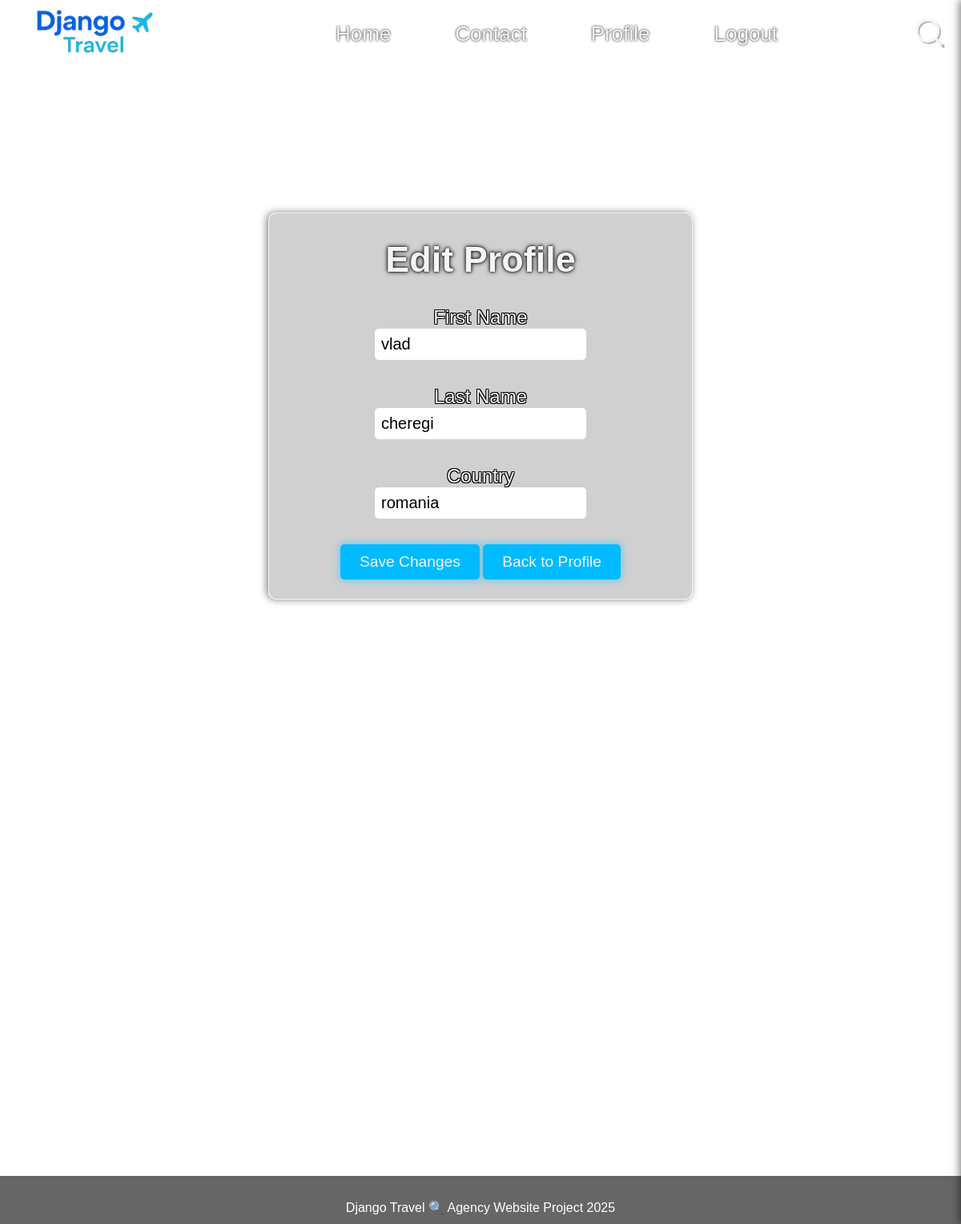
The page /profile/vlad/edit/ (signed in) on the database its author committed.
### accounts/models.py (models this page shows, shortened)
class CustomUser(AbstractUser):
    username = models.CharField(
        unique=True,
        validators=[username_validator],
        max_length=20,
        )
    email = models.EmailField(
            unique=True,
            validators=[EmailValidator()], # Use Django's built-in EmailValidator
            max_length=254,
        )
    groups = models.ManyToManyField('auth.Group',
                                    related_name='customuser_set',
                                    blank=True)
    user_permissions = models.ManyToManyField('auth.Permission',
                                              related_name='customuser_permissions',
                                              blank=True)
    name = models.CharField(max_length=50, blank=True, help_text="First name of the user")
    surname = models.CharField(max_length=50, blank=True, help_text="Last name of the user")
    country = models.CharField(max_length=50, blank=True, help_text="Country of the user")

### accounts/views/profile_views.py (the view, shortened to what this page needs)
# urls.py: path('profile/<str:username>/edit/', EditProfileView.as_view(), name='edit_profile'),
class EditProfileView(LoginRequiredMixin, UpdateView):
    model = CustomUser
    form_class = CustomUserForm
    template_name = 'accounts/profile/edit_profile.html'
    slug_field = 'username'
    slug_url_kwarg = 'username'
    def dispatch(self, request, *args, **kwargs):
        user = self.get_object()
        if user != request.user:
            return redirect('home')
        return super().dispatch(request, *args, **kwargs)

### accounts/forms.py
class CustomUserForm(ModelForm):
    class Meta:
        model = CustomUser
        fields = ['name', 'surname', 'country']
    name = forms.CharField(
        max_length=100,
        widget=forms.TextInput(attrs={
            'autofocus': 'autofocus',
            'autocomplete': 'name'
        })
    )
    surname = forms.CharField(
        max_length=100,
        widget=forms.TextInput(attrs={
            'autocomplete': 'surname'
        })
    )
    country = forms.CharField(
        max_length=100,
        widget=forms.TextInput(attrs={
            'autocomplete': 'country'
        })
    )
    def __init__(self, *args, **kwargs):
        user = kwargs.get('instance')
        super().__init__(*args, **kwargs)
        if user:
            self.fields['name'].initial = user.name
            self.fields['surname'].initial = user.surname
            self.fields['country'].initial = user.country

### travel/context_processors.py (called while the page is built)
def trip_search_form(request):
    countries_json = json.dumps([
        {'id': country.id, 'name': country.name, 'continent_id': country.continent.id}
        for country in Country.objects.all()
    ])
    continents_json = json.dumps([
        {'id': continent.id, 'name': continent.name}
        for continent in Continent.objects.all()
    ])
    cities_json = json.dumps([
        {'id': city.id, 'name': city.name, 'country_id': city.country.id, 'continent_id': city.country.continent.id}
        for city in City.objects.all()
    ])
    return {
        'trip_search_form': TripSearchForm(),
        'countries_json': countries_json,
        'continents_json': continents_json,
        'cities_json': cities_json,
    }

### travel/models/location_models.py (called while the page is built)
    def __str__(self):
        return self.name

    def __str__(self):
        return self.name

    def __str__(self):
        return self.name

    def __str__(self):
        return self.name

### accounts/templates/accounts/profile/edit_profile.html (shortened to what this page needs)
{% extends 'base.html' %}
{% block content %}
<div class="edit-profile-page">
    <div class="container-presets">
        <h1 class="title1-presets">Edit Profile</h1>
        <form method="post">
            <div class="form-group">
                <label for="id_name">First Name</label><br>
                <input type="text" name="name" value="{{ form.name.value }}" class="input-presets" />
            </div>
            <div class="form-group">
                <label for="id_surname">Last Name</label><br>
                <input type="text" name="surname" value="{{ form.surname.value }}" class="input-presets" />
            </div>
            <div class="form-group">
                <label for="id_country">Country</label><br>
                <input type="text" name="country" value="{{ form.country.value }}" class="input-presets" />
            </div>
            <button type="submit" class="button-presets">Save Changes</button>
            <a href="{% url 'user_profile' request.user.username %}">
                <button class="button-presets">Back to Profile</button>
            </a>
        </form>
    </div>
</div>
{% endblock %}

### pages/static/css/style.css (style rules this page uses)
:root { --background-image: url('/static/images/background.jpg'); --profile-image: url('/static/images/profile_picture.jpg'); --font:"Trebuchet MS", Arial, sans-serif; --text-color: whitesmoke; --light-blue: rgb(0, 187, 255); --dark-blue: rgb(1, 83, 192); --red: rgb(200, 0, 0); --black:rgb(38, 38, 38); --light-blue-transparent: rgba(0, 187, 255, 0.5); --dark-blue-transparent: rgba(1, 83, 192, 0.5); --text-shadow-black: 0 0 3px rgba(0, 0, 0, 1); --box-shadow: -2px 0 10px rgba(0, 0, 0, 0.5); --box-shadow-black-surround: 0 0 10px 2px rgba(0, 0, 0, 0.5); --box-shadow-light-blue-surround: 0 0 10px 2px rgba(0, 187, 255, 0.4); --box-shadow-dark-blue-surround: 0 0 10px 2px rgb(1, 83, 192, 0.4); --box-shadow-light-blue: -1px 0 8px rgba(0, 187, 255, 0.5); --box-shadow-dark-blue: 2px -2px 3px rgb(1, 83, 192, 0.4); --text-shadow-layered-black: 0 0 2px rgba(0, 0, 0, 0.9), 0 0 4px rgba(0, 0, 0, 0.8), 0 0 6px rgba(0, 0, 0, 0.6); --text-shadow-strong-black: 0 0 6px rgba(0, 0, 0, 1); --text-shadow-crisp-black: -1px -1px 0 black, 1px -1px 0 black, -1px 1px 0 black, 1px 1px 0 black; }
@media (max-width: 999999px) { * { padding: 0; margin: 0; box-sizing: border-box; font-family: var(--font); } }
@media (max-width: 999999px) { a { text-decoration: none; color: var(--text-color); transition: 0.8s ease; } }
@media (max-width: 999999px) { html,body { height: 100%; flex-direction: column; overflow-x: hidden; flex:1; scroll-behavior: smooth; background: var(--background-image) no-repeat center center fixed; background-size: cover; } }
@media (max-width: 999999px) { .container-presets { border: 1px solid rgba(255, 255, 255, 0.8); border-radius: 10px; background-color: rgba(100, 100, 100, 0.3); backdrop-filter: blur(0.1rem); box-shadow: -2px 0 10px rgba(0, 0, 0, 0.5); } }
@media (max-width: 999999px) { .button-presets { background-color: var(--light-blue); color: var(--text-color); border: none; border-radius: 5px; cursor: pointer; margin-bottom: 1.5rem; padding: 0.7rem 1.5rem; font-size: 1rem; transition: all 0.8s ease; } }
@media (max-width: 999999px) { .input-presets { border-radius: 5px; width: 100%; padding: 0.5rem; font-size: 20px; border: none; transition: border-color 0.3s, box-shadow 0.3s; } }
@media (max-width: 999999px) { .title1-presets { font-size: 45px; margin-bottom: 20px; text-shadow: var(--text-shadow-layered-black); } }

### accounts/templates/accounts/profile/edit_profile.html (style rules this page uses)
.edit-profile-page { margin-top: 10rem; width: 50%; min-width: 25rem; justify-self: center; align-self: center; }
.edit-profile-page h1 { margin-top: 2rem; margin-bottom: 2rem; }
.form-group input { max-width: 50%; margin-bottom: 2rem; }
.form-group label { font-size: 1.5rem; margin-bottom: 10rem; text-shadow: var(--text-shadow-crisp-black); }
.edit-profile-page button { font-size: 1.2rem; box-shadow: var(--box-shadow-light-blue-surround); transition: all 0.8s ease; }

### rows shown on the page
CustomUser: name "vlad", surname "cheregi", country "romania"
